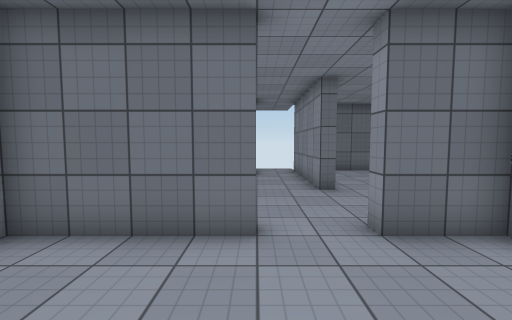
[1] (above)

14 first-person views from a walk through a Unity game level. The camera is 1.5 m above the floor, tilts 4° down and sees 90° across. Doors are open. The floor is counted in squares, 1 m on a side. Each view is taken from the middle of a square. On the plan, view 1 faces up. The plan holds only what a view shows up to about 13 squares ahead; the rest is blank. The player is left out. Surface patterns are stand-ins for the level's own textures.

[2]
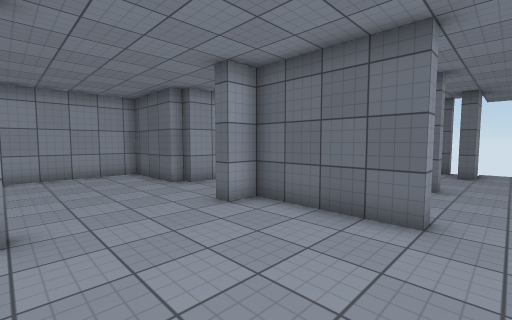

[3]
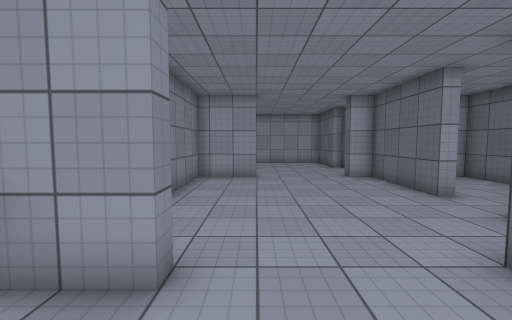

[4]
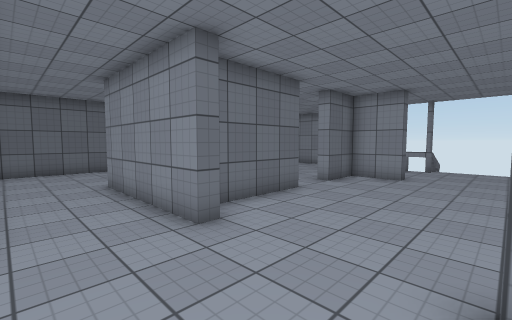

[5]
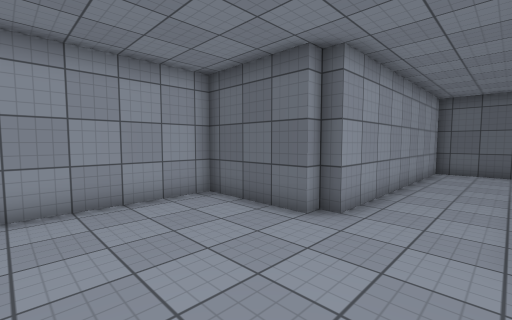

[6]
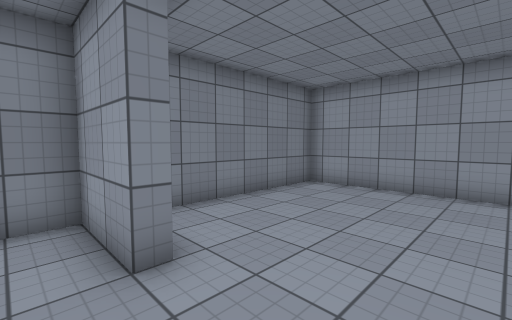

[7]
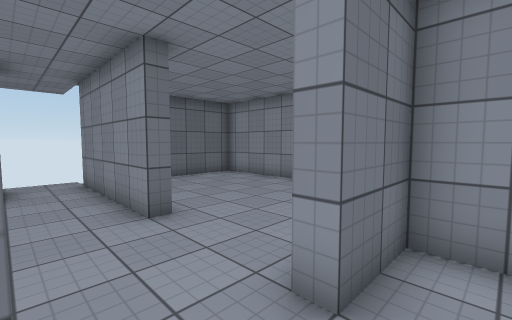

[8]
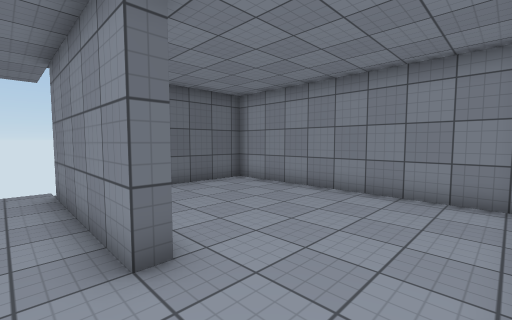

[9]
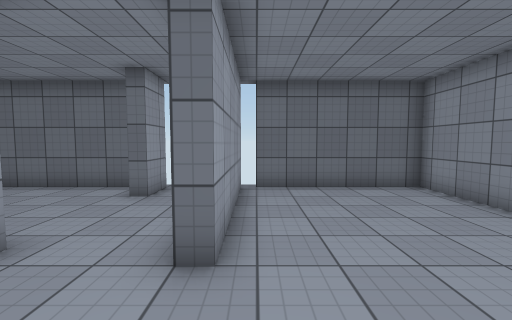

[10]
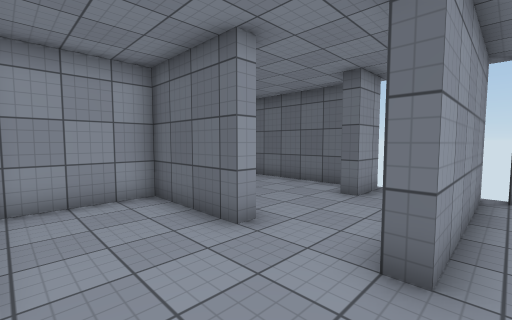

[11]
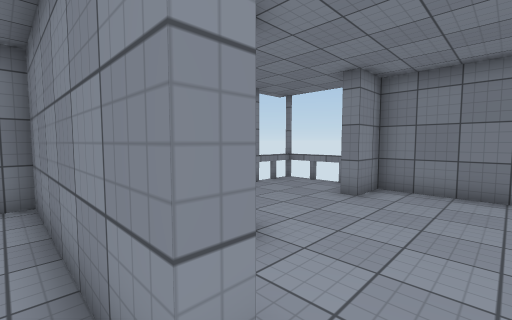

[12]
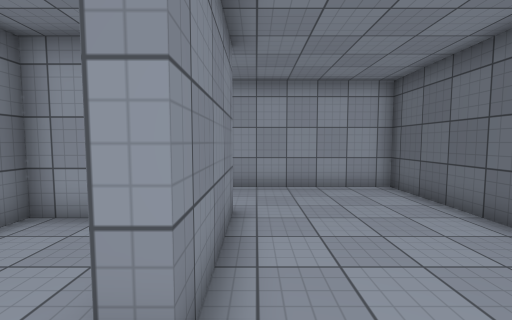

[13]
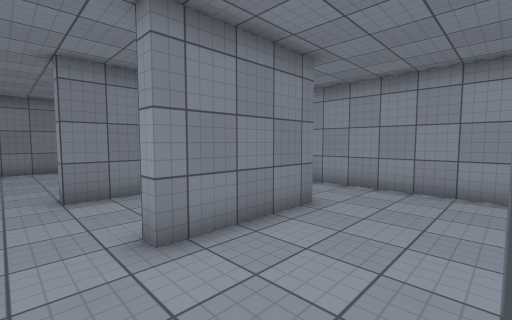

[14]
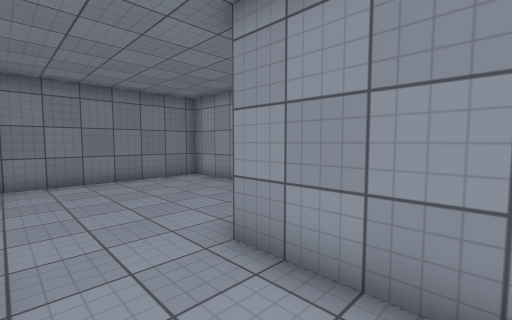

### Floor plan
Points are (right, up) in squares from view 1. A wall is a line through its corners. A room is listed if a view was taken in it or the views show most of it. See-through windows are left out.
Room 1 (views 1, 2, 6, 7, 8, 11, 12, 13)
walls: (0, 4.5) (0, 4) (-4, 4) (-4, 3); (4, 2) (4, 4) (2, 4) (2, 4.5); (-4, -1) (-4, -3.5) (4, -3.5) (4, -2); (2, 8) (2, 13.5); (-0.5, 8.5) (-0.5, 8); (0, 13.6) (0, 12)
ways out: open door at (4, 0) to room 2; open door at (-5, 2.5) to room 3; open door at (2, 6) to room 4; open door at (0, 8) to room 6
Room 2 (view 3)
walls: (7.8, 1.6) (7.8, 2.6); (4.5, -2) (4.5, -3.6); (7.8, -3.8) (7.8, -1.8)
low walls: (6.9, -3.8) (7.8, -3.8)
ways out: open door at (4, 0) to room 1; gap at (8, 3)
Room 3 (views 4, 5)
walls: (-8, 3.5) (-11.5, 3.5) (-11.5, -3.5) (-4.9, -3.5); (-7.5, 4) (-8, 4)
ways out: open door at (-5, 2.5) to room 1
Room 4 (views 9, 10)
walls: (2.5, 13.5) (2.5, 8); (2, 4.5) (8.5, 4.5) (8.5, 13.5) (3, 13.5)
ways out: open door at (2, 6) to room 1
Room 5 (view 14)
walls: (-7.5, 8) (-7.5, 4); (-4.5, 3) (-4.5, 8.5)
ways out: open door at (-6, 8) to room 6
Room 6 (no view inside)
walls: (-4.5, 8.5) (-0.5, 8.5); (-1, 13.5) (-7.5, 13.5) (-7.5, 8)
ways out: open door at (0, 8) to room 1; open door at (-6, 8) to room 5; open door at (1, 14)
Room 7 (no view inside)
walls: (-1.9, 4.5) (0, 4.5); (-0.5, 8) (-4, 8) (-4, 4.5)

Where each view was taken, in squares from view 1:
view 1: 0 up, 0 right, facing up
view 2: 1 down, 1 right, facing up-left
view 3: 1 down, 7 right, facing left
view 4: 1 down, 7 left, facing up-right
view 5: 1 down, 5 left, facing up-left
view 6: 2 up, 3 left, facing down-left
view 7: 3 up, 0 right, facing up-right
view 8: 5 up, 1 right, facing up-right
view 9: 5 up, 3 right, facing up
view 10: 5 up, 3 right, facing up-left
view 11: 5 up, 1 right, facing down-right
view 12: 9 up, 1 right, facing left
view 13: 12 up, 1 right, facing down-left
view 14: 7 up, 5 left, facing down-left
